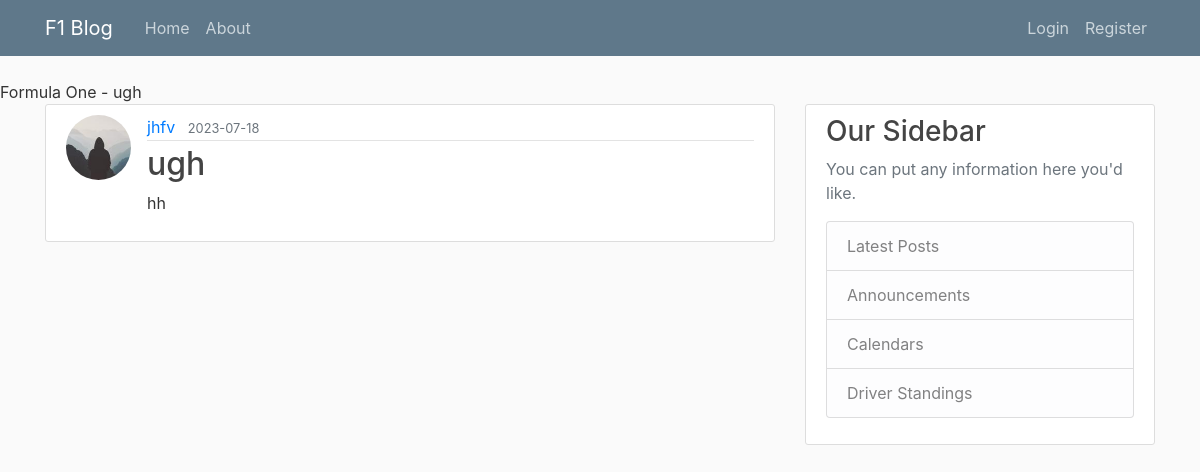
Screenshot of /post/2 with the database file from the repository.
### Test1/models.py (models this page shows, shortened)
class Post(db.Model):
    id= db.Column(db.Integer, primary_key = True)
    title= db.Column(db.String(120), nullable = False)
    date_posted= db.Column(db.DateTime, nullable = False, default=datetime.utcnow)
    content=db.Column(db.Text, nullable = False)
    user_id= db.Column(db.Integer, db.ForeignKey('user.id'), nullable=False)

class User(db.Model, UserMixin):
    id=db.Column(db.Integer, primary_key = True)
    username = db.Column(db.String(20), unique=True, nullable=False)
    email = db.Column(db.String(120), unique=True, nullable=False)
    image_file=db.Column(db.String(20), nullable=False, default='default.jpeg')
    password=db.Column(db.String(60), nullable = False)
    posts = db.relationship('Post', backref='author', lazy=True)

### Test1/posts/routes.py (the view)
@posts.route("/post/<int:post_id>")
def post(post_id):
    post = Post.query.get_or_404(post_id)
    return render_template('post.html', title=post.title, post=post)

### Test1/templates/post.html (shortened to what this page needs)
{% extends "layout.html" %}
{% block content %}
  <article class="media content-section">
    <img class="rounded-circle article-img" src="{{ url_for('static', filename='profile_pics/' + post.author.image_file) }}">
    <div class="media-body">
      <div class="article-metadata">
        <a class="mr-2" href="{{ url_for('users.user_posts', username=post.author.username) }}">{{ post.author.username }}</a>
        <small class="text-muted">{{ post.date_posted.strftime('%Y-%m-%d') }}</small>
      </div>
      <h2 class="article-title">{{ post.title }}</h2>
      <p class="article-content">{{ post.content }}</p>
    </div>
  </article>
{% endblock content %}

### Test1/templates/layout.html (shortened to what this page needs)
<!DOCTYPE html>
<html lang="en">
<head>
    <link rel="stylesheet" href="https://cdn.jsdelivr.net/npm/bootstrap@4.0.0/dist/css/bootstrap.min.css">
    <link rel="stylesheet" type="text/css" href="{{url_for ('static', filename='main.css')}} "
    {% if title %}
         <title>Formula One - {{ title }}</title>
    {%else%}
         <title><h1>Formula One</h1></title>
    {% endif%}
</head>
<body>
    <header class="site-header">
        <nav class="navbar navbar-expand-md navbar-dark bg-steel fixed-top">
          <div class="container">
            <a class="navbar-brand mr-4" href="/">F1 Blog</a>
            <div class="collapse navbar-collapse" id="navbarToggle">
              <div class="navbar-nav mr-auto">
                <a class="nav-item nav-link" href="{{url_for('main.index')}}">Home</a>
                <a class="nav-item nav-link" href="{{url_for('main.about')}}">About</a>
              </div>
              <div class="navbar-nav">
                {% if current_user.is_authenticated %}
                  <a class="nav-item nav-link" href="{{url_for('posts.new_post')}}">New Post</a>
                  <a class="nav-item nav-link" href="{{url_for('users.account')}}">Account</a>
                  <a class="nav-item nav-link" href="{{url_for('users.logout')}}">Logout</a>
                {% else %}
                  <a class="nav-item nav-link" href="{{url_for('users.login')}}">Login</a>
                  <a class="nav-item nav-link" href="{{url_for('users.register')}}">Register</a>
                {% endif %}
              </div>
            </div>
          </div>
        </nav>
    </header>
    <main role="main" class="container">
        <div class="row">
          <div class="col-md-8">
            {% block content %}{% endblock %}
          </div>
          <div class="col-md-4">
            <div class="content-section">
              <h3>Our Sidebar</h3>
              <p class='text-muted'>You can put any information here you'd like.
                <ul class="list-group">
                  <li class="list-group-item list-group-item-light">Latest Posts</li>
                  <li class="list-group-item list-group-item-light">Announcements</li>
                  <li class="list-group-item list-group-item-light">Calendars</li>
                  <li class="list-group-item list-group-item-light">Driver Standings</li>
                </ul>
              </p>
            </div>
          </div>
        </div>
    </main>
</body>
</html>

### Test1/static/main.css (style rules this page uses)
body { background: #fafafa; color: #333333; margin-top: 5rem; }
h1, h2, h3, h4, h5, h6 { color: #444444; }
.bg-steel { background-color: #5f788a; }
.site-header .navbar-nav .nav-link { color: #cbd5db; }
.content-section { background: #ffffff; padding: 10px 20px; border: 1px solid #dddddd; border-radius: 3px; margin-bottom: 20px; }
.article-title { color: #444444; }
.article-content { white-space: pre-line; }
.article-img { height: 65px; width: 65px; margin-right: 16px; }
.article-metadata { padding-bottom: 1px; margin-bottom: 4px; border-bottom: 1px solid #e3e3e3 }

### rows the page displays
Post: title "ugh", date_posted "2023-07-18", content "hh"
User: image_file (picture), author.username "jhfv"
